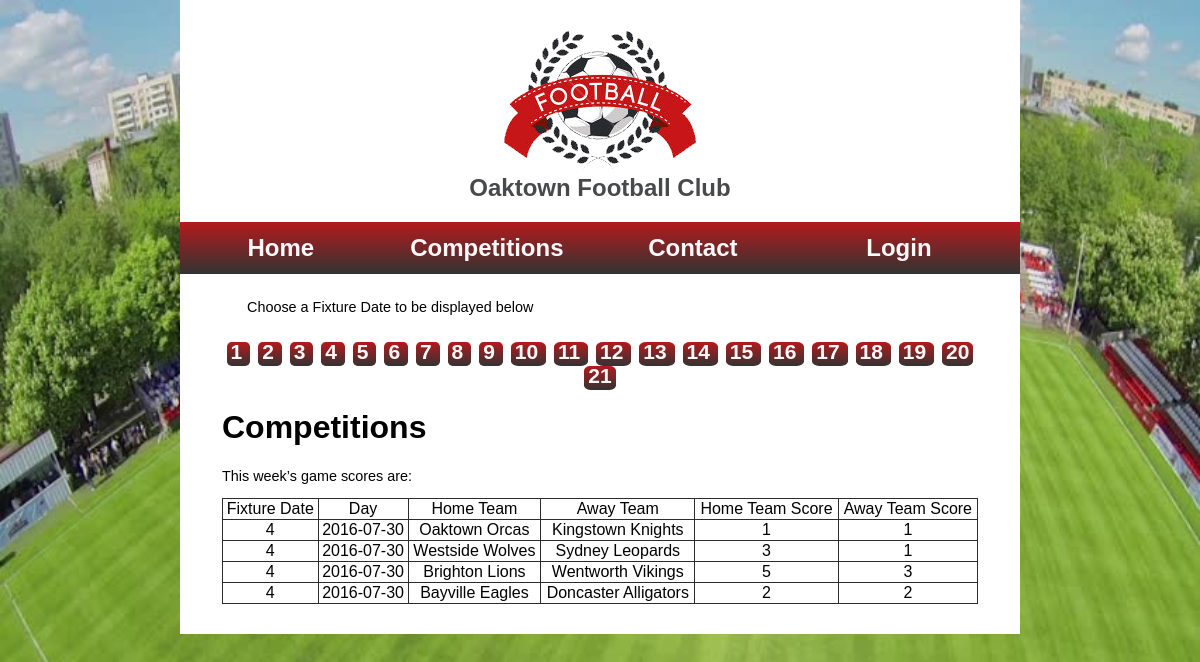
Page /competitions.php?fixture_date=4 on the committed database.
### tables this page shows
CREATE TABLE `fixture` (
  `Match_ID` int(10) UNSIGNED NOT NULL,
  `Home_team` int(10) UNSIGNED NOT NULL,
  `Away_team` int(10) UNSIGNED NOT NULL,
  `Fixture_date` int(10) UNSIGNED NOT NULL,
  `Date` date DEFAULT NULL,
  `Home_team_goals` int(10) UNSIGNED DEFAULT NULL,
  `Away_team_goals` int(10) UNSIGNED DEFAULT NULL
);

CREATE TABLE `team` (
  `ID` int(10) UNSIGNED NOT NULL,
  `Name` varchar(50) NOT NULL,
  `Logo` blob
);

### competitions.php (the view, shortened to what this page needs)
<?php
function getFixture($fixture_date) {
    try {
        $matches = [];
        $conn = new PDO("mysql:host=" . $GLOBALS['servername'] . ";dbname=oaktown_fc", $GLOBALS['username'], $GLOBALS['password']);
        $conn->setAttribute(PDO::ATTR_ERRMODE, PDO::ERRMODE_EXCEPTION);
        $statement = $conn->query("SELECT fixture.Match_ID, team_home.name AS home_team_name, team_away.name AS away_team_name, fixture.Date, fixture.Home_team_goals, fixture.Away_team_goals FROM fixture INNER JOIN team AS team_home ON fixture.Home_team = team_home.ID INNER JOIN team AS team_away ON fixture.Away_team = team_away.ID WHERE fixture.Fixture_date = " . $fixture_date);
        while($result = $statement->fetch(PDO::FETCH_ASSOC)){
            array_push($matches, $result);
        }
    }
    catch(PDOException $e) {
        echo "An error occurred: " . $e->getMessage();
    }
    return $matches;
}
if (isset($_GET['fixture_date'])){
    $get_fixture_date = $_GET['fixture_date'];
}else{
    $get_fixture_date = 1;
}
$result_matches = getFixture($get_fixture_date);
?>
<!DOCTYPE html>
<html>
<head>
	<link rel="stylesheet" type="text/css" href="css/style.css">
</head>
<body>
	<div id="wrapper">
		<header>
			<a href="index.html"><img src="images/logo.png" alt="logo of oaktown football club"/></a>
			<h2>Oaktown Football Club</h2>
		</header>
		<nav>
			<ul>
				<li><a href="index.html">Home</a></li>
				<li><a href="competitions.php">Competitions</a></li>
				<li><a href="contact.html">Contact</a></li>
				<li><a href="login.php">Login</a></li>
			</ul>
		</nav>
		<div id="content">
            <p class="content_description">Choose a Fixture Date to be displayed below</p>
            <div id="fixture">
                <div class="fixture_date">
                    <a href="competitions.php?fixture_date=1">1</a>
                </div>
                <div class="fixture_date">
                    <a href="competitions.php?fixture_date=2">2</a>
                </div>
                <div class="fixture_date">
                    <a href="competitions.php?fixture_date=3">3</a>
                </div>
                <div class="fixture_date">
                    <a href="competitions.php?fixture_date=4">4</a>
                </div>
                <div class="fixture_date">
                    <a href="competitions.php?fixture_date=5">5</a>
                </div>
                <div class="fixture_date">
                    <a href="competitions.php?fixture_date=6">6</a>
                </div>
                <div class="fixture_date">
                    <a href="competitions.php?fixture_date=7">7</a>
                </div>
                <div class="fixture_date">
                    <a href="competitions.php?fixture_date=8">8</a>
                </div>
                <div class="fixture_date">
                    <a href="competitions.php?fixture_date=9">9</a>
                </div>
                <div class="fixture_date">
                    <a href="competitions.php?fixture_date=10">10</a>
                </div>
                <div class="fixture_date">
                    <a href="competitions.php?fixture_date=11">11</a>
                </div>
                <div class="fixture_date">
                    <a href="competitions.php?fixture_date=12">12</a>
                </div>
                <div class="fixture_date">
                    <a href="competitions.php?fixture_date=13">13</a>
                </div>
                <div class="fixture_date">
                    <a href="competitions.php?fixture_date=14">14</a>
                </div>
                <div class="fixture_date">
                    <a href="competitions.php?fixture_date=15">15</a>
                </div>
                <div class="fixture_date">
                    <a href="competitions.php?fixture_date=16">16</a>
                </div>
                <div class="fixture_date">
                    <a href="competitions.php?fixture_date=17">17</a>
                </div>
                <div class="fixture_date">
                    <a href="competitions.php?fixture_date=18">18</a>
                </div>
                <div class="fixture_date">
                    <a href="competitions.php?fixture_date=19">19</a>
                </div>
                <div class="fixture_date">
                    <a href="competitions.php?fixture_date=20">20</a>
                </div>
                <div class="fixture_date">
                    <a href="competitions.php?fixture_date=21">21</a>
                </div>
            </div>
			<h1>Competitions</h1>
			<p>This week’s game scores are:</p>
			<table id="competitions">
				<thead>
                    <tr>
                        <td>Fixture Date</td>
                        <td>Day</td>
                        <td>Home Team</td>
                        <td>Away Team</td>
                        <td>Home Team Score</td>
                        <td>Away Team Score</td>
                    </tr>
                </thead>
                <tbody>
                <?php for($i=0;$i<count($result_matches);$i++){ ?>
                    <?php $match = $result_matches[$i]; ?>
                    <tr>
                        <td><?php echo $get_fixture_date; ?></td>
                        <td><?php echo $match["Date"]; ?></td>
                        <td><?php echo $match["home_team_name"]; ?></td>
                        <td><?php echo $match["away_team_name"]; ?></td>
                        <td><?php echo $match["Home_team_goals"]; ?></td>
                        <td><?php echo $match["Away_team_goals"]; ?></td>
                    </tr>
                <?php } ?>
                </tbody>
			</table>
		</div>
	</div>
</body>
</html>

### css/style.css (style rules this page uses)
body { background-image: url("../images/footballField.jpg"); background-repeat: no-repeat; background-attachment: fixed; background-size: 100% 100%; margin: 0; font-family: Arial, Gadget, sans-serif; }
#wrapper { background-color: #fff; width: 70%; margin: 0 auto; padding: 30px 0; }
#content { padding: 0 5%; overflow: auto; }
h2 { color: #48494b; font-family: Tahoma, Geneva, sans-serif; }
header { text-align: center; }
header h2 { margin-top: 0; }
p { font-size: 0.9em; }
nav, #submit, .fixture_date, .button { background: #aa1c1b; background: -webkit-linear-gradient(#b41a1c, #333); background: -o-linear-gradient(#b41a1c, #333); background: -moz-linear-gradient(#b41a1c, #333); background: linear-gradient(#b41a1c, #333); }
nav { display: table; height: 52px; width: 100%; }
nav ul { padding-left: 0; display: table-cell; vertical-align: middle; }
nav li { list-style-type: none; display: inline-block; width: 24%; text-align: center; }
nav a, .fixture_date a { font-size: 1.5em; font-weight: bold; text-decoration: none; color: #fff8f9; }
table { border-collapse: collapse; }
td, th { border: 1px #2c2c2c solid; }
#competitions { width: 100%; text-align: center; }
#fixture { text-align: center; }
#fixture .fixture_date { color: #fff; cursor: pointer; display: inline; font-size: 14px; margin: 4px; padding: 4px; border-radius: 20%; }
#content .content_description { margin: 25px; }

### rows in the picture
fixture: Date "2016-07-30", Home_team.Name "Oaktown Orcas", Away_team.Name "Kingstown Knights", Home_team_goals "1", Away_team_goals "1"
fixture: Date "2016-07-30", Home_team.Name "Westside Wolves", Away_team.Name "Sydney Leopards", Home_team_goals "3", Away_team_goals "1"
fixture: Date "2016-07-30", Home_team.Name "Brighton Lions", Away_team.Name "Wentworth Vikings", Home_team_goals "5", Away_team_goals "3"
fixture: Date "2016-07-30", Home_team.Name "Bayville Eagles", Away_team.Name "Doncaster Alligators", Home_team_goals "2", Away_team_goals "2"
